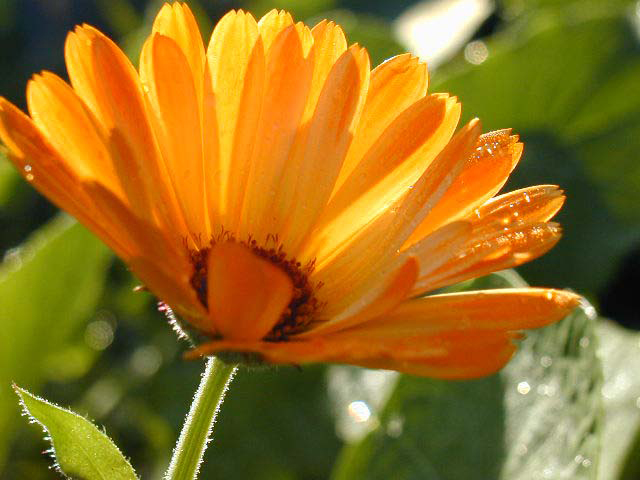
#> input picture OpenCV/plant.jpg, 640 x 480 px
$ python task_1.1.py
#> lines starting #> are read from the running program, lines starting #| are printed output that depends on the picture; after the words box and inside, x2 and y2 are one past the last pixel; in counts of white or black regions, pixels touching at a corner belong together
import cv2
import numpy as np

image = cv2.imread('plant.jpg')
#> image is the input picture: shape (480, 640, 3); mean B, G, R 31.5, 112.9, 150.4
cv2.imshow('original',image)

img = cv2.cvtColor(image,cv2.COLOR_BGR2GRAY)
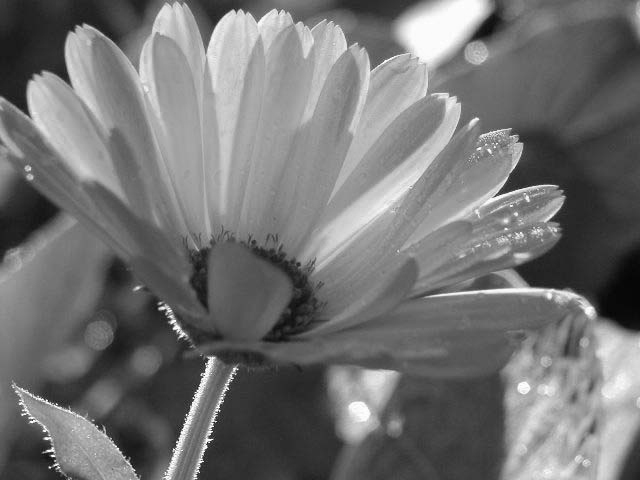
#> img: shape (480, 640); min 5, max 255, mean 114.9
cv2.imshow('grayscale',img)

thresh = cv2.adaptiveThreshold(img,255,cv2.ADAPTIVE_THRESH_GAUSSIAN_C,cv2.THRESH_BINARY,199,5)
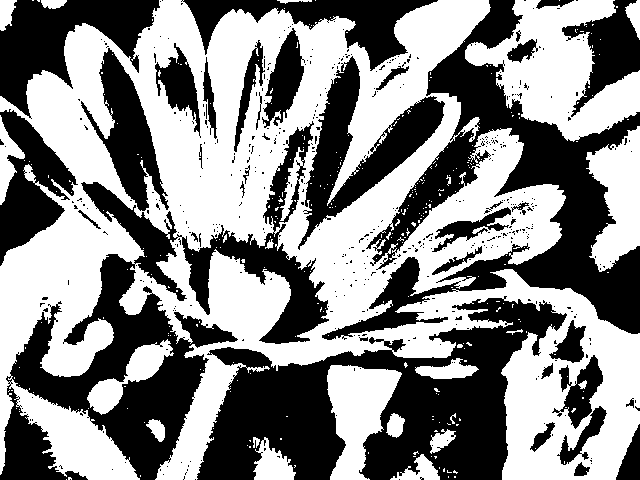
#> thresh: shape (480, 640); 53.2% white; 473 black regions (436 under 20 px), largest, box (x1, y1, x2, y2) and area: (197, 296, 567, 480) 31955, (0, 121, 329, 480) 31542, (322, 0, 640, 340) 28587
cv2.imshow('adaptive_gaussian',thresh)

if cv2.waitKey(0)&0xff==27:
#> (key Esc is pressed here)
	cv2.destroyAllWindows()
